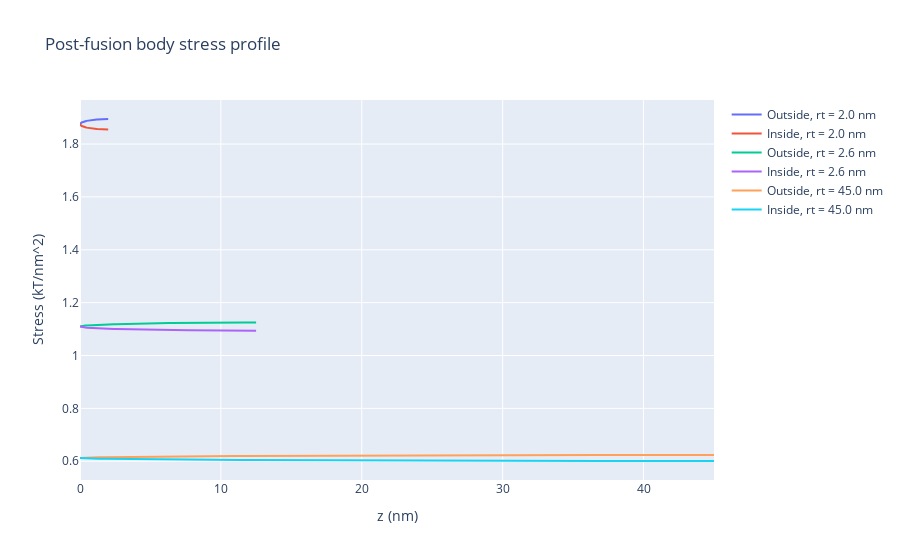
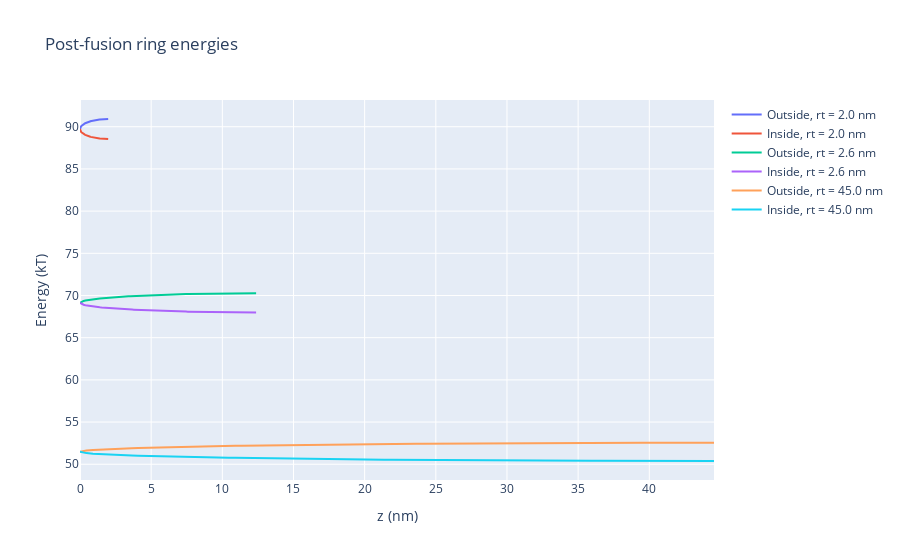
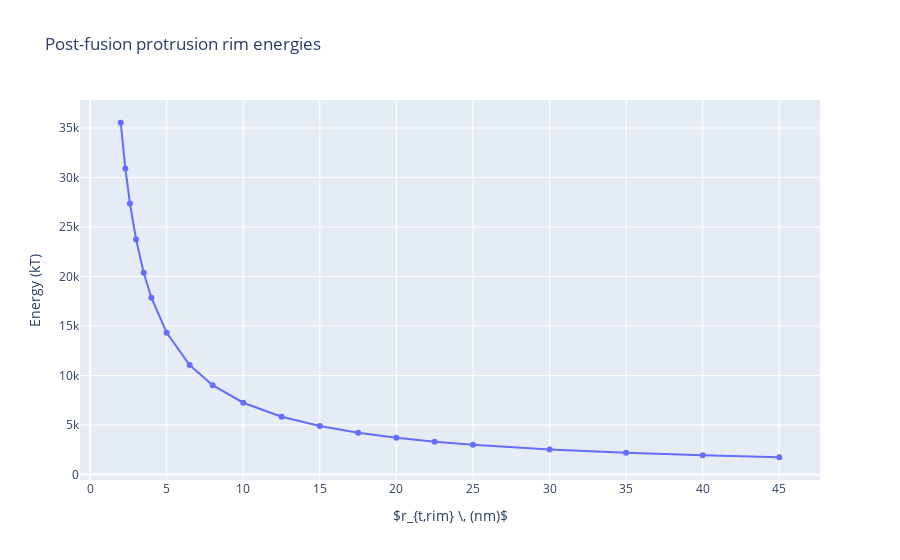

These figures' notebook cell, in order:
### Markdown cell above
Validation of my "simulation parameter" validation:
- Dividing the z axis in to 1+Rt*n steps.  Choosing n=4 appears to be quite sufficient.  The final figure for GPre changes only slightly for n=2-->4, and there is no meaningful difference from n=4-->1000
    - Pass!

## Computation: post-fusion body rims via z-axis Riemann sum in cylindrical coordinates

*Caution: It is tempting to apply Christoph and Rob's (2011 paper) solution for conical pores to this situation.  However, we cannot.  Their conical set-up requires an imagined vertex that the membrane would converge to.  On the other hand, my cylindrical set-up is at a 90 degree rotation (where 0 is a perfectly flat membrane) and would only have such a vertex if the tube radius was infinitely thin.  We must therefore calculate this via direct application of toroidal geometry.*

This method poses the problem that each location on the z axis corresponds to 2 angles (except at the end).  However, we can use the same trigonometric method that we used in the previous section:

$u_{rim} = \left\{ \pi - arcsin \left(\frac{R_t - z}{R_t} \right) \cup arcsin \left(\frac{R_t - z}{R_t} \right) \right\}$

Note that this will double-count $u_{rim} = \pi/2$, but that shouldn't be a huge problem since its contribution will be small compared to the whole.

### Code cell
zSteps = 100
zRim = [np.linspace(0,rim_rt[0],num=zSteps)] # nm
for rt in range(1,rim_rt.size):
    zRim.append(np.linspace(0,rim_rt[rt],num=zSteps))

uRim = np.zeros((rim_rt.size,zSteps,2)) # radians
    # rim tube angle for each rim_rt as a function of z where uRim1 = 0 is 
    # defined as pointing outward on the bisecting transverse plane
    # 3rd dimension to acct for the fact that each z has a u for the inner 
    # surface and a u for the outer surface

kRim = np.zeros((rim_rt.size,zSteps,2)) # 1/nm; curv for each angle u on rim
    # curvature for each rim_rt value at each zRim along the rim surface
stressRim = np.zeros((rim_rt.size,zSteps,2)) # kT/nm^2; stress at each point
GRingPost = np.zeros((rim_rt.size,zSteps-1,2)) # kT; G_b of each ring
    # zRim.size-1 since Reimann summing reduces num of elements by 1
GPost = np.zeros(rim_rt.size)

#First calculate the relevant angles
for rt in range(0,rim_rt.size):
    for z in range(0,zSteps):
        uRim[rt,z,0] = np.arcsin((rim_rt[rt]-zRim[rt][z])/rim_rt[rt])  # Outside of torus
        uRim[rt,z,1] = np.pi - np.arcsin((rim_rt[rt]-zRim[rt][z])/rim_rt[rt])  # Inside of torus
        
#Second calculate the curvatures
for rt in range(0,rim_rt.size):
    for z in range(0,zSteps):
        kRim[rt,z,0] = torusCircCurv(R0,rim_rt[rt],uRim[rt,z,0])
        kRim[rt,z,1] = torusCircCurv(R0,rim_rt[rt],uRim[rt,z,1])
#print(kRim)

#Next calculate the "stress" (energy per unit area) profile
for rt in range(0,rim_rt.size):
    for z in range(0,zSteps):
        stressRim[rt,z,0] = helfrichStress(kRim[rt,z,0],1/rim_rt[rt],Kb)
        stressRim[rt,z,1] = helfrichStress(kRim[rt,z,1],1/rim_rt[rt],Kb)
            # NOT Kb*2 since only a single bilayer bending now

# Now find the energy of the discrete uRim rings via left Riemann sum
# To do so, we first must find the radii of the inner ringers and the outer rings
R1Out = np.zeros((rim_rt.size,zSteps))
R1In = np.zeros((rim_rt.size,zSteps))
for rt in range(0,rim_rt.size):
    for z in range(0,zSteps):
        R1Out[rt,z] = R0 + rim_rt[rt] + np.sqrt(1-((rim_rt[rt]-zRim[rt][z])/rim_rt[rt])**2) #out
        R1In[rt,z] = R0 + rim_rt[rt] - np.sqrt(1-((rim_rt[rt]-zRim[rt][z])/rim_rt[rt])**2) #in
            #Dist from z axis to membrane at given z (using trig a identity)
# Now we'll find the energy of each ring via left Riemann sum
for rt in range(0,rim_rt.size):
    for z in range(0,zSteps-1):
        # Stress per ring by finding cylindrical wall area * ring stress
        GRingPost[rt,z,0] = np.pi * 2*R1Out[rt,z] * (zRim[rt][1]-zRim[rt][0]) * stressRim[rt,z,0]
        GRingPost[rt,z,1] = np.pi * 2*R1In[rt,z] * (zRim[rt][1]-zRim[rt][0]) * stressRim[rt,z,1]

# Finally, we can find the total energy
# Add up all the rings' energies to get the total energy
for rt in range(0,rim_rt.size):
    for z in range(0,zSteps-1):
        GPost[rt] += GRingPost[rt,z,0] + GRingPost[rt,z,1]
# Then multiply the result by 2 to reflect the 2 symmetric rims
GPost = GPost*2

#--------------------------------------------------------------------------------------------
# Graph the results
#--------------------------------------------------------------------------------------------
stressPlot = go.Figure()
stressPlot.add_trace(go.Scatter(x=zRim[0], y=stressRim[0,:,0], mode='lines', 
                                name='Outside, rt = {0} nm'.format(rim_rt[0])))
stressPlot.add_trace(go.Scatter(x=zRim[0], y=stressRim[0,:,1], mode='lines', 
                                name='Inside, rt = {0} nm'.format(rim_rt[0])))
stressPlot.add_trace(go.Scatter(x=zRim[round((rim_rt.size-1)/2)], y=stressRim[2,:,0], mode='lines', 
                                name='Outside, rt = {0} nm'.format(rim_rt[2])))
stressPlot.add_trace(go.Scatter(x=zRim[round((rim_rt.size-1)/2)], y=stressRim[2,:,1], mode='lines', 
                                name='Inside, rt = {0} nm'.format(rim_rt[2])))
stressPlot.add_trace(go.Scatter(x=zRim[rim_rt.size-1], y=stressRim[4,:,0], mode='lines', 
                                name='Outside, rt = {0} nm'.format(rim_rt[rim_rt.size-1])))
stressPlot.add_trace(go.Scatter(x=zRim[rim_rt.size-1], y=stressRim[4,:,1], mode='lines', 
                                name='Inside, rt = {0} nm'.format(rim_rt[rim_rt.size-1])))
stressPlot.update_layout(title="Post-fusion body stress profile",
                        xaxis_title="z (nm)", yaxis_title="Stress (kT/nm^2)")
stressPlot.show()

ringGPlot = go.Figure()
ringGPlot.add_trace(go.Scatter(x=zRim[0], y=GRingPost[0,:,0], mode='lines', 
                               name='Outside, rt = {0} nm'.format(rim_rt[0])))
ringGPlot.add_trace(go.Scatter(x=zRim[0], y=GRingPost[0,:,1], mode='lines', 
                               name='Inside, rt = {0} nm'.format(rim_rt[0])))
ringGPlot.add_trace(go.Scatter(x=zRim[round((rim_rt.size-1)/2)], y=GRingPost[2,:,0], mode='lines', 
                               name='Outside, rt = {0} nm'.format(rim_rt[2])))
ringGPlot.add_trace(go.Scatter(x=zRim[round((rim_rt.size-1)/2)], y=GRingPost[2,:,1], mode='lines', 
                               name='Inside, rt = {0} nm'.format(rim_rt[2])))
ringGPlot.add_trace(go.Scatter(x=zRim[rim_rt.size-1], y=GRingPost[4,:,0], mode='lines', 
                               name='Outside, rt = {0} nm'.format(rim_rt[rim_rt.size-1])))
ringGPlot.add_trace(go.Scatter(x=zRim[rim_rt.size-1], y=GRingPost[4,:,1], mode='lines', 
                               name='Inside, rt = {0} nm'.format(rim_rt[rim_rt.size-1])))
ringGPlot.update_layout(title="Post-fusion ring energies",
                        xaxis_title="z (nm)", yaxis_title="Energy (kT)")
ringGPlot.show()

postGPlot = go.Figure()
postGPlot.add_trace(go.Scatter(x=rim_rt, y=GPost, mode='markers + lines'))
postGPlot.update_layout(title="Post-fusion protrusion rim energies",
                        xaxis_title="$r_{t,rim} \\, (nm)$", yaxis_title="Energy (kT)")
postGPlot.show()

print("Total Gb of post-fusion protrusion rim in kT = ",GPost)
